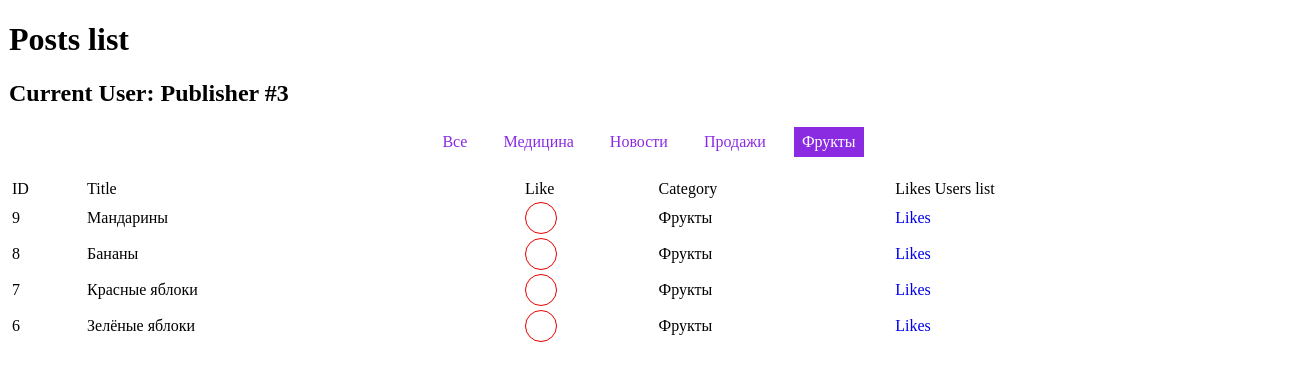
The app's page /?task=first&cat=3 with its own data.
### tables this page shows
CREATE TABLE `user` (
  `id` int(11) NOT NULL AUTO_INCREMENT,
  `name` varchar(20) NOT NULL,
  PRIMARY KEY (`id`),
  KEY `index_id` (`id`)
);

CREATE TABLE `category` (
  `id` int(11) NOT NULL AUTO_INCREMENT,
  `name` varchar(50) NOT NULL,
  PRIMARY KEY (`id`),
  KEY `index_id` (`id`)
);

CREATE TABLE `post` (
  `id` int(11) NOT NULL AUTO_INCREMENT,
  `name` varchar(50) NOT NULL,
  PRIMARY KEY (`id`),
  KEY `index_id` (`id`)
);

### tasks/first/common.php (called while the page is built, shortened)
<?php
abstract class Common {
    public function __construct($db)
    {
        if(isset($_GET['cat']))
        {
            $this->currentCat = (int)$_GET['cat'];
        }
    }
}

### includes/DB.php (called while the page is built, shortened)
<?php
class DB
{
    private $db_host = 'localhost';
    private $db_user = 'root';
    private $db_password = '123456';
    private $db_name = 'test_hype';
    private static $mysql_connect = null;
    public function __construct()
    {
        if (self::$mysql_connect === null) {
            $db_connect = @mysqli_connect($this->db_host, $this->db_user, $this->db_password, $this->db_name);
            if(mysqli_connect_errno($db_connect)) {
                echo 'MySQL connect error!<br/>';
                echo mysqli_connect_errno($db_connect);
                exit;
            }
            else
            {
                mysqli_query($db_connect, "SET NAMES utf8");
                self::$mysql_connect = $db_connect;
            }
        }
    }
    private function query($query = null)
    {
        if($a = @mysqli_query(self::$mysql_connect, $query))
        {
            return $a;
        }
    }
    private function fetch($query = null)
    {
        return @mysqli_fetch_all($this->query($query), MYSQLI_ASSOC);
    }
    public function findAll($query = null)
    {
        $oneQuery = $this->fetch($query);
        return $oneQuery;
    }
}

### includes/tTemplate.php (called while the page is built)
<?php
class tTemplate  {
    private $content;
    public function __construct($name)  {
        $this->content = file_get_contents('./resources/views/' . $name . '.html');
        $this->content = preg_replace('/{ROOT}/i', ROOT, $this->content);
    }
    function replaceVars($vars = [])  {
        if(!empty($vars)) {
            foreach($vars as $blockname => $value) {
                $this->content = preg_replace('/{' . $blockname . '}/i', $value, $this->content);
            }
        }
    }
    public function render()
    {
        return $this->content;
    }
}

### tasks/first/category.php (the view, shortened to what this page needs)
<?php
class Category extends Common {
    public function getCats()
    {
        $sql = '
        SELECT category.id, category.name
        FROM category
        ORDER BY category.name
        ';
        return $this->renderCats($this->db->findAll($sql));
    }
    private function getLink($id = null)
    {
        if($id)
        {
            return self::$link.'&cat='.$id;
        }
        return self::$link;
    }
    private function renderCats($rows = [])
    {
        $data = '<div id="catsMenu">';
        $class = $this->currentCat ? '' : 'current';
        $data .= '<div class="'.$class.'">';
        $data .= '<a href="'.$this->getLink().'">Все</a>';
        $data .= '</div>';
        foreach($rows as $row)
        {
            $class = $this->currentCat && $this->currentCat == $row['id'] ? 'current' : '';
            $data .= '<div class="'.$class.'">';
            $data .= '<a href="'.$this->getLink($row['id']).'">'.$row['name'].'</a>';
            $data .= '</div>';
        }
        $data .= '</div>';
        return $data;
    }
}

### tasks/first/post.php (shortened to what this page needs)
<?php
class Post extends Common{
    public function getPosts()
    {
        $sql = '
        SELECT post.id, post.name,
        category.id AS catId, category.name AS catName,
        link_likes.user_id AS likeUserId
        FROM post
        LEFT JOIN link_category_post ON (link_category_post.post_id = post.id)
        LEFT JOIN category ON (category.id = link_category_post.category_id)
        LEFT JOIN link_likes ON (link_likes.post_id = post.id AND link_likes.user_id = '.self::$user['id'].')
        ';
        if(!is_null($this->currentCat))
        {
            $sql .= '
            WHERE link_category_post.category_id = '.$this->currentCat.'
            ';
        }
        $sql .= '
        GROUP BY post.id
        ORDER BY post.id DESC';
        return $this->renderPosts($this->db->findAll($sql));
    }
    private function getLikeLink($id = null)
    {
        if($id)
        {
            return self::$link.'&postLikes='.$id;
        }
        return self::$link;
    }
    private function renderPosts($rows = [])
    {
        $data = '<table id="postList">';
        $data .= '<tr>';
        $data .= '<td>ID</td>';
        $data .= '<td>Title</td>';
        $data .= '<td>Like</td>';
        $data .= '<td>Category</td>';
        $data .= '<td>Likes Users list</td>';
        $data .= '</tr>';
        foreach($rows as $row)
        {
            $data .= '<tr>';
            $data .= '<td>';
            $data .= $row['id'];
            $data .= '</td>';
            $data .= '<td>';
            $data .= $row['name'];
            $data .= '</td>';
            $data .= '<td>';
            $class = $row['likeUserId'] ? ' liked' : '';
            $dataLike = ' data-id="'.$row['id'].'" data-liked="'.$row['likeUserId'].'" ';
            $data .= '<span class="like'.$class.'" '.$dataLike.'></span>';
            $data .= '</td>';
            $data .= '<td>';
            $data .= $row['catName'];
            $data .= '</td>';
            $data .= '<td>';
            $data .= '<a href="'.$this->getLikeLink($row['id']).'">Likes</a>';
            $data .= '</td>';
            $data .= '</tr>';
        }
        $data .= '</table>';
        return $data;
    }
}

### tasks/first.php (shortened to what this page needs)
<?php
$user = new User($db);
$userName = $user->getName();
$userId = $user->getId();
$post = new Post($db);
$category = new Category($db);
$cats = '';
if(isset($_GET['postLikes']))
{
    $id = (int)$_GET['postLikes'];
    $title = 'User Likes For Post #'.$id;
    $content = $post->getLikeUsers($id);
}
else
{
    $title = 'Posts list';
    $cats = $category->getCats();
    $content = $post->getPosts();
}
$template = new tTemplate('first');
$template->replaceVars([
    'title' => $title,
    'cats' => $cats,
    'content' => $content,
    'userName' => $userName,
    'userId' => $userId,
]);
echo $template->render();

### resources/css/common.css (style rules this page uses)
#page { margin: 0 auto; width: 1280px; }
a { text-decoration: none; }

### resources/css/first.css (style rules this page uses)
#userList, #postList { width: 100%; }
#postList .like { display: block; width: 30px; height: 30px; background: #fff; border: 1px solid #E60000; border-radius: 100%; }
#catsMenu { text-align: center; margin: 20px 0; }
#catsMenu div { display: inline-block; vertical-align: middle; margin: 0 10px; }
#catsMenu div a { display: block; padding: 6px 8px; color: #8A2BE2; }
#catsMenu div.current a, #catsMenu div a:hover { color: #fff; background: #8A2BE2; }

### records on screen
user: $template->render() "Posts list Current User: Publisher #3"
category: name "Медицина"
category: name "Новости"
category: name "Продажи"
category: name "Фрукты"
post: value "9 Мандарины Фрукты"
post: value "8 Бананы Фрукты"
post: value "7 Красные яблоки Фрукты"
post: value "6 Зелёные яблоки Фрукты"
